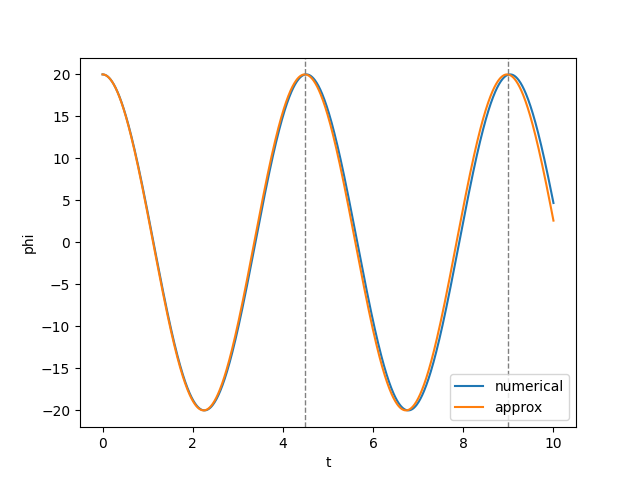

Write the Python code that produced this figure.
import matplotlib
matplotlib.use('TkAgg')
import matplotlib.pyplot as plt
import math


def main():
    plt.figure()
    ax = plt.axes()
    R = 5
    phi0 = 20
    omega_0 = math.sqrt(9.81 / R)
    phi, omega, t = improved_euler(phi0=phi0, omega0=0, R=R)
    plot(ax, t, phi, "numerical")
    plot(ax, t, [phi0 * math.cos(omega_0 * i) for i in t], "approx")
    plt.axvline(x=4.5, linewidth=1, color="grey", linestyle="--")
    plt.axvline(x=9, linewidth=1, color="grey", linestyle="--")
    plt.show()
    # plt.savefig("taylor-1.51.png")


def fphi(phi, omega):
    return omega * 180 / math.pi


def fomega(phi, omega, R):
    return - (9.81 / R) * math.sin(math.radians(phi))


def improved_euler(phi0, omega0, R, h=0.01, it=1000):
    phi, omega = [phi0], [omega0]
    t = [0]

    for _ in range(it):
        c1 = h * fphi(phi[-1], omega[-1])
        d1 = h * fomega(phi[-1], omega[-1], R)

        c2 = h * fphi(phi[-1] + c1, omega[-1] + d1)
        d2 = h * fomega(phi[-1] + c1, omega[-1] + d1, R)

        phi.append(phi[-1] + (1/2 * (c1 + c2)))
        omega.append(omega[-1] + (1/2 * (d1 + d2)))
        t.append(t[-1] + h)

    return phi, omega, t


def plot(ax, x, y, label):
    ax.plot(x, y, label=label)
    ax.legend()
    ax.set_xlabel("t")
    ax.set_ylabel("phi")


if __name__ == "__main__":
    main()
